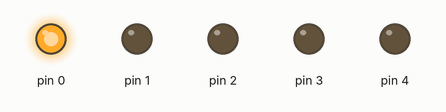
The sketch below on a simulated Arduino Uno, built with avr-gcc and run on an emulated ATmega328P. On the bench: output pins drawn as LEDs (lit = HIGH).

Above: at 0.2 s.
At 1.2 s:
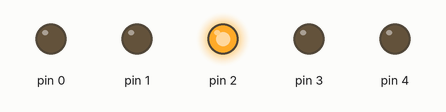
At 1.7 s:
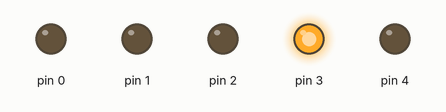
At 3.2 s:
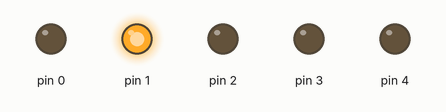
At 4.7 s:
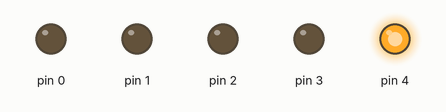
Timing chart, 0 to 5.8 s (numbered marks = the images above):
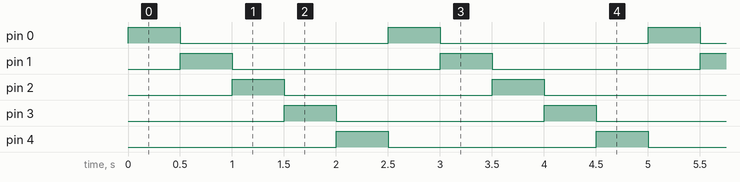

Measured:
- by itself, pin 0–4: alternates HIGH for 0.50 s and LOW for 2.0 s
- by itself, everything shown: repeats every 2.5 s, in 6 steps

The sketch:

laboratory-1-1.ino
```cpp
// the setup function runs once when you press reset or power the board
void setup() {
  // initialize digital pin 0-4 as an output.
  pinMode(0, OUTPUT);
  pinMode(1, OUTPUT);
  pinMode(2, OUTPUT);
  pinMode(3, OUTPUT);
  pinMode(4, OUTPUT);
}

// the loop function runs over and over again forever
void loop() {
  digitalWrite(0, HIGH);
  delay(500);
  digitalWrite(0, LOW);
  digitalWrite(1, HIGH);
  delay(500);
  digitalWrite(1, LOW);
  digitalWrite(2, HIGH);
  delay(500);
  digitalWrite(2, LOW);
  digitalWrite(3, HIGH);
  delay(500);
  digitalWrite(3, LOW);
  digitalWrite(4, HIGH);
  delay(500);
  digitalWrite(4, LOW);
}
```
